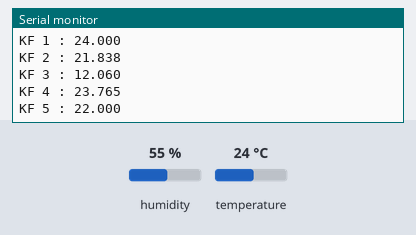
Simulated run of this sketch. Board: ESP8266 (NodeMCU). Shown: the last lines printed to the serial monitor. The test bench sets the inputs (shaded band); at power-on: temperature 24 °C, humidity 55 %. WiFi joins after 1.5 s; servers stay silent unless stated; no MQTT or app messages arrive unless stated.

Above: at 2.7 s.
2.8 s: temperature set to 12 °C
At 7.6 s:
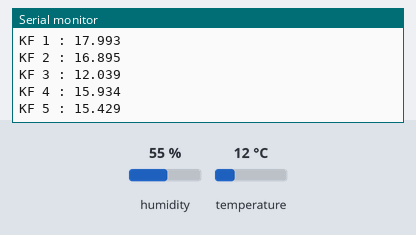
8.8 s: temperature set to 19 °C
At 12.4 s:
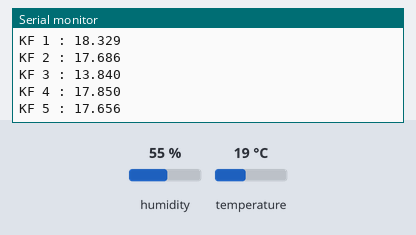
Timing chart, 0 to 13.9 s (numbered marks = the images above; inputs shaded):
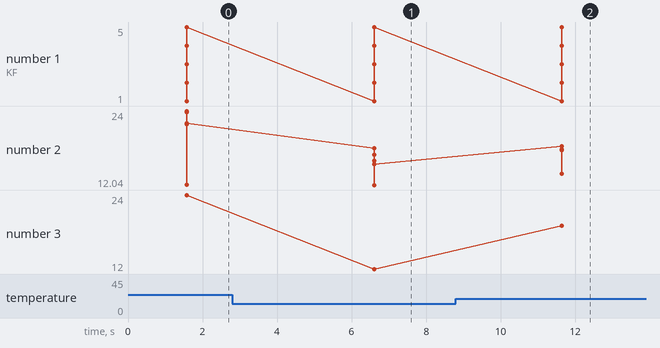

Measured:
- after the input at 2.8 s, the serial monitor: prints a new line after 3.8 s (image 1)
- after the input at 8.8 s, the serial monitor: prints a new line after 2.8 s (image 2)
- plotted number 2: 22 → 15.43 after the input at 2.8 s, 15.43 → 18.49 after the input at 8.8 s
- plotted number 3: 24 → 12 after the input at 2.8 s, 12 → 19 after the input at 8.8 s

The sketch:

tempKF.ino
```cpp
#include <ESP8266WiFi.h>
#include <PubSubClient.h>
#include <ArduinoJson.h>
#include <DHT.h>

/*Konfigurasi PIN
 * DHT11 - ESP8266
 * Vcc    -> 3.3V
 * out   -> D7
 * GND    -> GND
 */

#define DHTPIN D7
#define DHTTYPE DHT11

DHT dht(DHTPIN, DHTTYPE);

float t;

//wifi
const char* ssid = "IOT"; //Enter SSID
const char* password = "12345678"; //Enter Password

//mqtt
const char* mqttBroker = "test.mosquitto.org";
WiFiClient client;
PubSubClient mqtt(client);

//deklarasi json document
DynamicJsonDocument doc(100);

// parameter kalman filter case 1
float sensorData, kalmanFilterData1;
float xt1, xt_update1, xt_prev1;
float pt1, pt_update1, pt_prev1;
float kt1, R1, Q1;

// parameter kalman filter case 2
float kalmanFilterData2;
float xt2, xt_update2, xt_prev2;
float pt2, pt_update2, pt_prev2;
float kt2, R2, Q2;

// parameter kalman filter case 3
float kalmanFilterData3;
float xt3, xt_update3, xt_prev3;
float pt3, pt_update3, pt_prev3;
float kt3, R3, Q3;

// parameter kalman filter case 4
float kalmanFilterData4;
float xt4, xt_update4, xt_prev4;
float pt4, pt_update4, pt_prev4;
float kt4, R4, Q4;

// parameter kalman filter case 4
float kalmanFilterData5;
float xt5, xt_update5, xt_prev5;
float pt5, pt_update5, pt_prev5;
float kt5, R5, Q5;


void wifiConnect();
void connect_mqtt();

void wifiConnect() {
  WiFi.mode(WIFI_STA);
  WiFi.begin(ssid, password);

  Serial.println();
  Serial.print("Menghubungkan");

  while (WiFi.status() !=WL_CONNECTED) {
    Serial.print(".");
    delay(500);
  }

  Serial.println();
  Serial.println("Wifi Connected Succes!");
  Serial.print("Node MCU IP ADDRESS : ");
  Serial.println(WiFi.localIP());
}

void connect_mqtt() {
  while(!mqtt.connected()) {
    Serial.println("Connecting MQTT ...");
    if(mqtt.connect("esp8266")) {
    }
  }
}

double round2(double value) {
   return (int)(value * 100 + 0.5) / 100.0;
}

void setup() {
  // put your setup code here, to run once:
  Serial.begin(115200);

  wifiConnect();
  mqtt.setServer(mqttBroker, 1883);
  dht.begin();

  R1=0.00001;
  Q1=0.00000001;

  R2=0.1;
  Q2=0.01;

  R3=1;
  Q3=0.01;

  R4=0.01;
  Q4=0.01;

  R5=0.1;
  Q5=0.1;

  pt_prev1=1;
  pt_prev2=1;
  pt_prev3=1;
  pt_prev4=1;
  pt_prev5=1;
}


void loop() {
  if(!mqtt.connected()) {
    connect_mqtt();
    Serial.println();
    Serial.println("mqtt Connected");
  }
  // put your main code here, to run repeatedly:
  t = dht.readTemperature();

  while (isnan(t)){
  t=dht.readTemperature();
  delay(500);
  }

  sensorData = t;

  // kalman filter case 1
  xt_update1 = xt_prev1;
  pt_update1 = pt_prev1 + Q1;
  kt1 = pt_update1/(pt_update1 + R1);
  xt1 = xt_update1 + (kt1 * (sensorData - xt_update1));
  pt1 = (1-kt1)*pt_update1;

  xt_prev1 = xt1;
  pt_prev1 = pt1;

  kalmanFilterData1 = xt1;

  // kalman filter case 2
  xt_update2 = xt_prev2;
  pt_update2 = pt_prev2 + Q2;
  kt2 = pt_update2/(pt_update2 + R2);
  xt2 = xt_update2 + (kt2 * (sensorData - xt_update2));
  pt2 = (1-kt2)*pt_update2;

  xt_prev2 = xt2;
  pt_prev2 = pt2;

  kalmanFilterData2 = xt2;

  // kalman filter case 3
  xt_update3 = xt_prev3;
  pt_update3 = pt_prev3 + Q3;
  kt3 = pt_update3/(pt_update3 + R3);
  xt3 = xt_update3 + (kt3 * (sensorData - xt_update3));
  pt3 = (1-kt3)*pt_update3;

  xt_prev3 = xt3;
  pt_prev3 = pt3;

  kalmanFilterData3 = xt3;

  // kalman filter case 4
  xt_update4 = xt_prev4;
  pt_update4 = pt_prev4 + Q4;
  kt4 = pt_update4/(pt_update4 + R4);
  xt4 = xt_update4 + (kt4 * (sensorData - xt_update4));
  pt4 = (1-kt4)*pt_update4;

  xt_prev4 = xt4;
  pt_prev4 = pt4;

  kalmanFilterData4 = xt4;

  // kalman filter case 5
  xt_update5 = xt_prev5;
  pt_update5 = pt_prev5 + Q5;
  kt5 = pt_update5/(pt_update5 + R5);
  xt5 = xt_update5 + (kt5 * (sensorData - xt_update5));
  pt5 = (1-kt5)*pt_update5;

  xt_prev5 = xt5;
  pt_prev5 = pt5;

  kalmanFilterData5 = xt5;

  Serial.println("--------------------");
  Serial.println("testing KF");
  Serial.println(sensorData,3);
  Serial.print("KF 1 : ");
  Serial.print(kalmanFilterData1,3);
  Serial.println();
  Serial.print("KF 2 : ");
  Serial.print(kalmanFilterData2,3);
  Serial.println();
  Serial.print("KF 3 : ");
  Serial.print(kalmanFilterData3,3);
  Serial.println();
  Serial.print("KF 4 : ");
  Serial.print(kalmanFilterData4,3);
  Serial.println();
  Serial.print("KF 5 : ");
  Serial.print(kalmanFilterData5,3);
  Serial.println();

  doc["kd1"]= round2(kalmanFilterData1);
  doc["kd2"]= round2(kalmanFilterData2);
  doc["kd3"]= round2(kalmanFilterData3);
  doc["kd4"]= round2(kalmanFilterData4);
  doc["kd5"]= round2(kalmanFilterData5);
  doc["rd"]= round2(sensorData);

  char buff[100];
  serializeJson(doc, buff);
  mqtt.publish("KoyaAppKalmanTest", buff);
  memset(buff, 0, sizeof(buff));

  delay(5000);
  //delayMicroseconds(10);

  //Serial.print("Distance: ");
  //Serial.println(distance);
}
```
